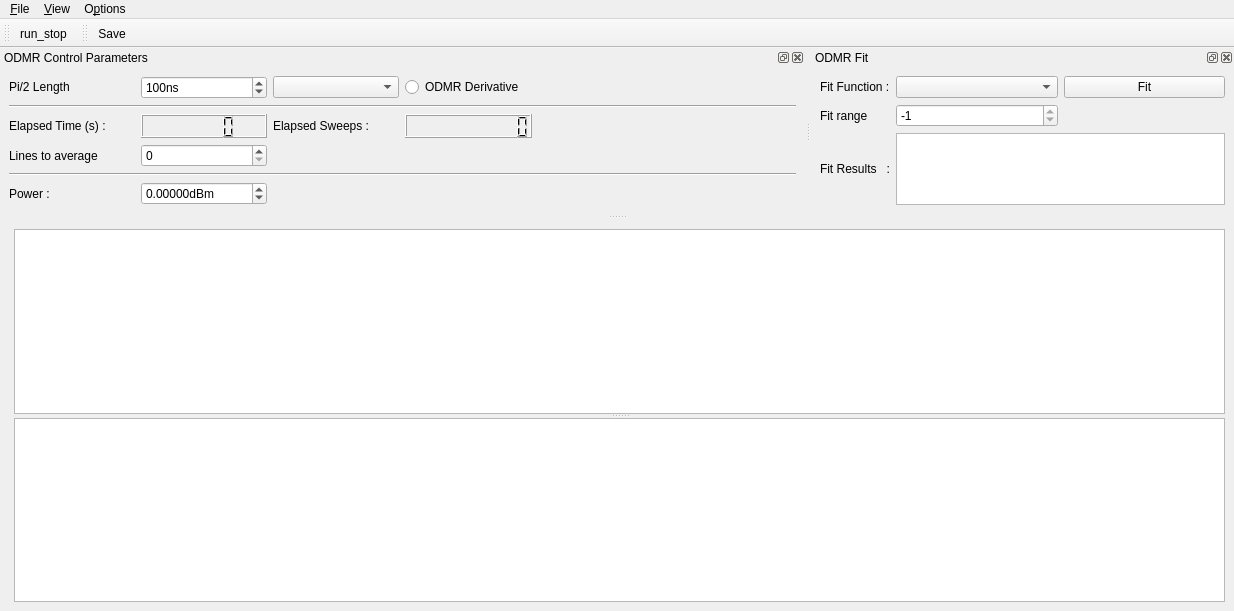
<?xml version="1.0" encoding="UTF-8"?>
<ui version="4.0">
 <class>MainWindow</class>
 <widget class="QMainWindow" name="MainWindow">
  <property name="geometry">
   <rect>
    <x>0</x>
    <y>0</y>
    <width>1234</width>
    <height>611</height>
   </rect>
  </property>
  <property name="contextMenuPolicy">
   <enum>Qt::DefaultContextMenu</enum>
  </property>
  <property name="windowTitle">
   <string>qudi: Pulsed ODMR</string>
  </property>
  <widget class="QWidget" name="centralwidget">
   <layout class="QGridLayout" name="gridLayout_3">
    <item row="0" column="0">
     <spacer name="horizontalSpacer">
      <property name="orientation">
       <enum>Qt::Horizontal</enum>
      </property>
      <property name="sizeHint" stdset="0">
       <size>
        <width>5</width>
        <height>20</height>
       </size>
      </property>
     </spacer>
    </item>
    <item row="0" column="1">
     <widget class="QSplitter" name="splitter">
      <property name="sizePolicy">
       <sizepolicy hsizetype="Preferred" vsizetype="Expanding">
        <horstretch>1</horstretch>
        <verstretch>0</verstretch>
       </sizepolicy>
      </property>
      <property name="orientation">
       <enum>Qt::Vertical</enum>
      </property>
      <widget class="PlotWidget" name="odmr_PlotWidget">
       <property name="sizePolicy">
        <sizepolicy hsizetype="Expanding" vsizetype="Expanding">
         <horstretch>1</horstretch>
         <verstretch>1</verstretch>
        </sizepolicy>
       </property>
      </widget>
      <widget class="PlotWidget" name="odmr_matrix_PlotWidget">
       <property name="sizePolicy">
        <sizepolicy hsizetype="Expanding" vsizetype="Expanding">
         <horstretch>1</horstretch>
         <verstretch>1</verstretch>
        </sizepolicy>
       </property>
      </widget>
     </widget>
    </item>
   </layout>
  </widget>
  <widget class="QMenuBar" name="menubar">
   <property name="geometry">
    <rect>
     <x>0</x>
     <y>0</y>
     <width>1234</width>
     <height>21</height>
    </rect>
   </property>
   <widget class="QMenu" name="menu_File">
    <property name="title">
     <string>&amp;File</string>
    </property>
    <addaction name="action_Save"/>
    <addaction name="action_Close"/>
   </widget>
   <widget class="QMenu" name="menu_Options">
    <property name="title">
     <string>O&amp;ptions</string>
    </property>
    <addaction name="action_FitSettings"/>
   </widget>
   <widget class="QMenu" name="menu_View">
    <property name="title">
     <string>&amp;View</string>
    </property>
    <addaction name="action_RestoreDefault"/>
   </widget>
   <addaction name="menu_File"/>
   <addaction name="menu_View"/>
   <addaction name="menu_Options"/>
  </widget>
  <widget class="QToolBar" name="toolBar">
   <property name="windowTitle">
    <string>toolBar</string>
   </property>
   <attribute name="toolBarArea">
    <enum>TopToolBarArea</enum>
   </attribute>
   <attribute name="toolBarBreak">
    <bool>false</bool>
   </attribute>
   <addaction name="action_run_stop"/>
  </widget>
  <widget class="QDockWidget" name="odmr_control_DockWidget">
   <property name="enabled">
    <bool>true</bool>
   </property>
   <property name="sizePolicy">
    <sizepolicy hsizetype="MinimumExpanding" vsizetype="Fixed">
     <horstretch>0</horstretch>
     <verstretch>0</verstretch>
    </sizepolicy>
   </property>
   <property name="minimumSize">
    <size>
     <width>433</width>
     <height>159</height>
    </size>
   </property>
   <property name="baseSize">
    <size>
     <width>0</width>
     <height>20</height>
    </size>
   </property>
   <property name="toolTip">
    <string/>
   </property>
   <property name="windowTitle">
    <string>ODMR Control Parameters</string>
   </property>
   <attribute name="dockWidgetArea">
    <number>4</number>
   </attribute>
   <widget class="QWidget" name="dockWidgetContents_3">
    <property name="sizePolicy">
     <sizepolicy hsizetype="Minimum" vsizetype="Minimum">
      <horstretch>0</horstretch>
      <verstretch>0</verstretch>
     </sizepolicy>
    </property>
    <layout class="QGridLayout" name="gridLayout">
     <item row="3" column="1">
      <widget class="QSpinBox" name="average_level_SpinBox">
       <property name="minimum">
        <number>0</number>
       </property>
       <property name="maximum">
        <number>100000000</number>
       </property>
       <property name="singleStep">
        <number>1</number>
       </property>
       <property name="value">
        <number>0</number>
       </property>
      </widget>
     </item>
     <item row="1" column="0" colspan="6">
      <widget class="Line" name="line_2">
       <property name="minimumSize">
        <size>
         <width>0</width>
         <height>0</height>
        </size>
       </property>
       <property name="lineWidth">
        <number>1</number>
       </property>
       <property name="midLineWidth">
        <number>0</number>
       </property>
       <property name="orientation">
        <enum>Qt::Horizontal</enum>
       </property>
      </widget>
     </item>
     <item row="0" column="0">
      <widget class="QLabel" name="label">
       <property name="sizePolicy">
        <sizepolicy hsizetype="Minimum" vsizetype="Fixed">
         <horstretch>0</horstretch>
         <verstretch>0</verstretch>
        </sizepolicy>
       </property>
       <property name="text">
        <string>Pi/2 Length</string>
       </property>
      </widget>
     </item>
     <item row="3" column="0">
      <widget class="QLabel" name="average_label">
       <property name="text">
        <string>Lines to average</string>
       </property>
      </widget>
     </item>
     <item row="4" column="0" colspan="6">
      <widget class="Line" name="line">
       <property name="orientation">
        <enum>Qt::Horizontal</enum>
       </property>
      </widget>
     </item>
     <item row="2" column="0">
      <widget class="QLabel" name="label_8">
       <property name="sizePolicy">
        <sizepolicy hsizetype="Minimum" vsizetype="Minimum">
         <horstretch>0</horstretch>
         <verstretch>0</verstretch>
        </sizepolicy>
       </property>
       <property name="text">
        <string>Elapsed Time (s) :</string>
       </property>
      </widget>
     </item>
     <item row="0" column="1">
      <widget class="ScienDSpinBox" name="pi_half_DoubleSpinBox">
       <property name="sizePolicy">
        <sizepolicy hsizetype="Minimum" vsizetype="Fixed">
         <horstretch>0</horstretch>
         <verstretch>0</verstretch>
        </sizepolicy>
       </property>
       <property name="suffix">
        <string>ns</string>
       </property>
       <property name="decimals">
        <number>0</number>
       </property>
       <property name="maximum">
        <double>1000000000.000000000000000</double>
       </property>
       <property name="singleStep">
        <double>1.000000000000000</double>
       </property>
       <property name="value">
        <double>100.000000000000000</double>
       </property>
      </widget>
     </item>
     <item row="2" column="1">
      <widget class="QLCDNumber" name="elapsed_time_DisplayWidget">
       <property name="sizePolicy">
        <sizepolicy hsizetype="Minimum" vsizetype="Minimum">
         <horstretch>0</horstretch>
         <verstretch>0</verstretch>
        </sizepolicy>
       </property>
      </widget>
     </item>
     <item row="5" column="1">
      <widget class="ScienDSpinBox" name="sweep_power_DoubleSpinBox">
       <property name="sizePolicy">
        <sizepolicy hsizetype="Minimum" vsizetype="Fixed">
         <horstretch>0</horstretch>
         <verstretch>0</verstretch>
        </sizepolicy>
       </property>
       <property name="suffix">
        <string>dBm</string>
       </property>
       <property name="decimals">
        <number>5</number>
       </property>
       <property name="minimum">
        <double>-1000.000000000000000</double>
       </property>
       <property name="maximum">
        <double>100.000000000000000</double>
       </property>
      </widget>
     </item>
     <item row="5" column="0">
      <widget class="QLabel" name="label_2">
       <property name="sizePolicy">
        <sizepolicy hsizetype="Minimum" vsizetype="Minimum">
         <horstretch>0</horstretch>
         <verstretch>0</verstretch>
        </sizepolicy>
       </property>
       <property name="text">
        <string>Power :</string>
       </property>
      </widget>
     </item>
     <item row="2" column="2">
      <widget class="QLabel" name="label_10">
       <property name="sizePolicy">
        <sizepolicy hsizetype="Minimum" vsizetype="Minimum">
         <horstretch>0</horstretch>
         <verstretch>0</verstretch>
        </sizepolicy>
       </property>
       <property name="text">
        <string>Elapsed Sweeps :</string>
       </property>
      </widget>
     </item>
     <item row="2" column="3">
      <widget class="QLCDNumber" name="elapsed_sweeps_DisplayWidget">
       <property name="digitCount">
        <number>10</number>
       </property>
      </widget>
     </item>
     <item row="0" column="2">
      <widget class="QComboBox" name="odmr_channel_ComboBox"/>
     </item>
     <item row="0" column="3">
      <widget class="QRadioButton" name="odmr_derivative_radioButton">
       <property name="text">
        <string>ODMR Derivative</string>
       </property>
      </widget>
     </item>
    </layout>
   </widget>
  </widget>
  <widget class="QDockWidget" name="odmr_fit_DockWidget">
   <property name="sizePolicy">
    <sizepolicy hsizetype="Minimum" vsizetype="Minimum">
     <horstretch>0</horstretch>
     <verstretch>0</verstretch>
    </sizepolicy>
   </property>
   <property name="baseSize">
    <size>
     <width>0</width>
     <height>20</height>
    </size>
   </property>
   <property name="windowTitle">
    <string>ODMR Fit</string>
   </property>
   <attribute name="dockWidgetArea">
    <number>4</number>
   </attribute>
   <widget class="QWidget" name="dockWidgetContents_5">
    <property name="sizePolicy">
     <sizepolicy hsizetype="Minimum" vsizetype="Minimum">
      <horstretch>0</horstretch>
      <verstretch>0</verstretch>
     </sizepolicy>
    </property>
    <layout class="QGridLayout" name="gridLayout_2">
     <item row="0" column="2">
      <widget class="QPushButton" name="do_fit_PushButton">
       <property name="sizePolicy">
        <sizepolicy hsizetype="Minimum" vsizetype="Fixed">
         <horstretch>0</horstretch>
         <verstretch>0</verstretch>
        </sizepolicy>
       </property>
       <property name="text">
        <string>Fit</string>
       </property>
      </widget>
     </item>
     <item row="0" column="1">
      <widget class="FitSettingsComboBox" name="fit_methods_ComboBox">
       <property name="sizePolicy">
        <sizepolicy hsizetype="Minimum" vsizetype="Fixed">
         <horstretch>0</horstretch>
         <verstretch>0</verstretch>
        </sizepolicy>
       </property>
      </widget>
     </item>
     <item row="2" column="1" colspan="2">
      <widget class="QTextBrowser" name="odmr_fit_results_DisplayWidget">
       <property name="sizePolicy">
        <sizepolicy hsizetype="Ignored" vsizetype="Expanding">
         <horstretch>0</horstretch>
         <verstretch>0</verstretch>
        </sizepolicy>
       </property>
       <property name="baseSize">
        <size>
         <width>0</width>
         <height>1</height>
        </size>
       </property>
       <property name="sizeAdjustPolicy">
        <enum>QAbstractScrollArea::AdjustToContents</enum>
       </property>
       <property name="tabChangesFocus">
        <bool>true</bool>
       </property>
      </widget>
     </item>
     <item row="0" column="0">
      <widget class="QLabel" name="label_9">
       <property name="sizePolicy">
        <sizepolicy hsizetype="Fixed" vsizetype="Minimum">
         <horstretch>0</horstretch>
         <verstretch>0</verstretch>
        </sizepolicy>
       </property>
       <property name="text">
        <string>Fit Function :</string>
       </property>
      </widget>
     </item>
     <item row="2" column="0">
      <widget class="QLabel" name="label_12">
       <property name="sizePolicy">
        <sizepolicy hsizetype="Fixed" vsizetype="Fixed">
         <horstretch>0</horstretch>
         <verstretch>0</verstretch>
        </sizepolicy>
       </property>
       <property name="text">
        <string>Fit Results   :</string>
       </property>
      </widget>
     </item>
     <item row="1" column="1">
      <widget class="QSpinBox" name="fit_range_SpinBox">
       <property name="maximum">
        <number>-1</number>
       </property>
      </widget>
     </item>
     <item row="1" column="0">
      <widget class="QLabel" name="fit_range_Label">
       <property name="text">
        <string>Fit range</string>
       </property>
      </widget>
     </item>
    </layout>
   </widget>
  </widget>
  <widget class="QToolBar" name="save_ToolBar">
   <property name="windowTitle">
    <string>toolBar_2</string>
   </property>
   <attribute name="toolBarArea">
    <enum>TopToolBarArea</enum>
   </attribute>
   <attribute name="toolBarBreak">
    <bool>false</bool>
   </attribute>
   <addaction name="action_Save"/>
  </widget>
  <action name="action_Settings">
   <property name="icon">
    <iconset>
     <normaloff>../../artwork/icons/oxygen/22x22/configure.png</normaloff>../../artwork/icons/oxygen/22x22/configure.png</iconset>
   </property>
   <property name="text">
    <string>&amp;Settings</string>
   </property>
  </action>
  <action name="action_Save">
   <property name="icon">
    <iconset>
     <normaloff>../../artwork/icons/oxygen/22x22/document-save.png</normaloff>../../artwork/icons/oxygen/22x22/document-save.png</iconset>
   </property>
   <property name="text">
    <string>&amp;Save</string>
   </property>
   <property name="toolTip">
    <string>Save odmr data</string>
   </property>
  </action>
  <action name="action_Close">
   <property name="icon">
    <iconset>
     <normaloff>../../artwork/icons/oxygen/22x22/application-exit.png</normaloff>../../artwork/icons/oxygen/22x22/application-exit.png</iconset>
   </property>
   <property name="text">
    <string>&amp;Close</string>
   </property>
  </action>
  <action name="action_run_stop">
   <property name="checkable">
    <bool>true</bool>
   </property>
   <property name="icon">
    <iconset>
     <normaloff>../../artwork/icons/qudiTheme/22x22/start-counter.png</normaloff>
     <activeon>../../artwork/icons/qudiTheme/22x22/stop-counter.png</activeon>../../artwork/icons/qudiTheme/22x22/start-counter.png</iconset>
   </property>
   <property name="text">
    <string>run_stop</string>
   </property>
  </action>
  <action name="action_resume_odmr">
   <property name="checkable">
    <bool>true</bool>
   </property>
   <property name="enabled">
    <bool>false</bool>
   </property>
   <property name="icon">
    <iconset>
     <normaloff>../../artwork/icons/qudiTheme/22x22/restart-counter.png</normaloff>
     <activeon>../../artwork/icons/qudiTheme/22x22/stop-counter.png</activeon>../../artwork/icons/qudiTheme/22x22/restart-counter.png</iconset>
   </property>
   <property name="text">
    <string>resume_odmr</string>
   </property>
   <property name="toolTip">
    <string>resume odmr measurement</string>
   </property>
  </action>
  <action name="action_RestoreDefault">
   <property name="text">
    <string>Restore &amp;default</string>
   </property>
  </action>
  <action name="action_FitSettings">
   <property name="text">
    <string>Fit settings</string>
   </property>
  </action>
  <action name="action_toggle_cw">
   <property name="checkable">
    <bool>true</bool>
   </property>
   <property name="icon">
    <iconset>
     <normaloff>../../artwork/icons/oxygen/22x22/media-playback-start.png</normaloff>
     <normalon>../../artwork/icons/oxygen/22x22/media-playback-stop.png</normalon>
     <activeon>../../artwork/icons/oxygen/22x22/media-playback-stop.png</activeon>../../artwork/icons/oxygen/22x22/media-playback-start.png</iconset>
   </property>
   <property name="text">
    <string>toggle_cw</string>
   </property>
   <property name="toolTip">
    <string>toggle microwave CW output</string>
   </property>
  </action>
 </widget>
 <customwidgets>
  <customwidget>
   <class>PlotWidget</class>
   <extends>QGraphicsView</extends>
   <header>pyqtgraph</header>
  </customwidget>
  <customwidget>
   <class>ScienDSpinBox</class>
   <extends>QDoubleSpinBox</extends>
   <header>qtwidgets.scientific_spinbox.h</header>
  </customwidget>
  <customwidget>
   <class>FitSettingsComboBox</class>
   <extends>QComboBox</extends>
   <header>gui/fitsettings</header>
  </customwidget>
 </customwidgets>
 <tabstops>
  <tabstop>odmr_PlotWidget</tabstop>
  <tabstop>odmr_matrix_PlotWidget</tabstop>
 </tabstops>
 <resources/>
 <connections>
  <connection>
   <sender>action_Close</sender>
   <signal>triggered()</signal>
   <receiver>MainWindow</receiver>
   <slot>close()</slot>
   <hints>
    <hint type="sourcelabel">
     <x>-1</x>
     <y>-1</y>
    </hint>
    <hint type="destinationlabel">
     <x>531</x>
     <y>347</y>
    </hint>
   </hints>
  </connection>
 </connections>
 <buttongroups>
  <buttongroup name="buttonGroup"/>
 </buttongroups>
</ui>
